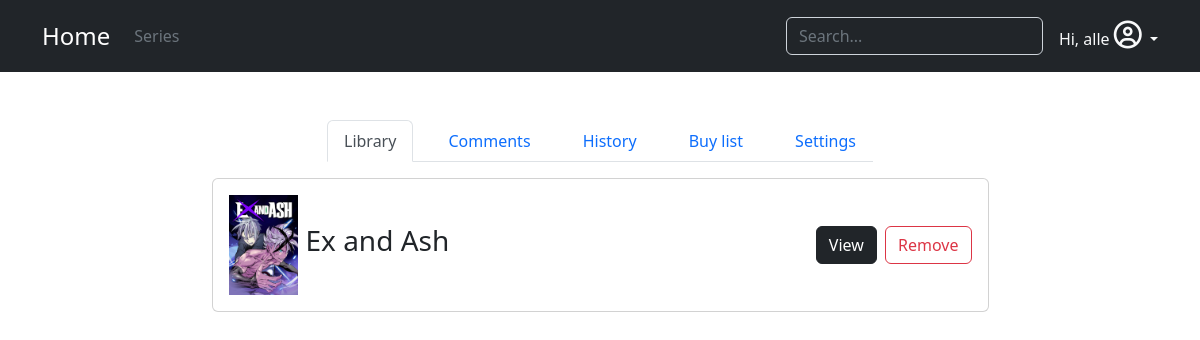
Screenshot of /users/settings/ (signed in) with the database file from the repository.
### users/models.py (models this page shows, shortened)
class User(auth_models.AbstractUser):
    coins = models.IntegerField(default=0)
    is_creator = models.BooleanField(default=False)
    email = models.EmailField(max_length=255, unique=True)
    objects = managers.UserManager()

### comics/models.py (models this page shows, shortened)
class Library(models.Model):
    user = models.ForeignKey(to=User, on_delete=models.CASCADE)
    comic = models.ForeignKey(to=Comic, on_delete=models.CASCADE)

class Comic(models.Model):
    ONGOING = 'O'
    HIATUS = 'H'
    COMPLETED = 'C'
    CANCELLED = 'D'
    STATUS = [
        (ONGOING, 'ONGOING'),
        (HIATUS, 'HIATUS'),
        (COMPLETED, 'COMPLETED'),
        (CANCELLED, 'CANCELLED'),
    ]
    title = models.CharField(unique=True, max_length=255)
    creator = models.ForeignKey(to=User, on_delete=models.CASCADE)
    genre = models.ManyToManyField(to=Genre)
    watches = models.PositiveBigIntegerField(default=0)
    follows = models.PositiveBigIntegerField(default=0)
    rating = models.FloatField(default=0)
    status = models.CharField(choices=STATUS, default=ONGOING, max_length=1)
    summary = models.TextField()
    cover = DynamicImageField()

### users/views.py (the view)
# urls.py: path('settings/', views.settings, name='settings'),
@login_required(login_url='users:login')
def settings(request: HttpRequest) -> HttpResponse:
    user = User.objects.get(pk=request.user.id)
    if request.method == 'GET':
        library = user.library_set.all()
        comments = user.comment_set.order_by('-created_on')
        history = user.readhistory_set.order_by('-date')
        buy_list = user.buylist_set.order_by('-date')
        my_comics = user.comic_set.all()
        context = {
            'lib_comics': library,
            'comments': comments,
            'history': history,
            'buy_list': buy_list,
            'my_comics': my_comics
        }
        return render(request, 'users/settings.html', context)

### comics/models.py (called while the page is built)
    def __str__(self):
        return f'{self.comic.title} - chapter-{self.chapter_num}'

### users/templates/users/settings.html (shortened to what this page needs)
{% extends 'comics/base.html' %}
{% load static %}
{% block head %}
	<link rel="stylesheet" type="text/css" href="{% static 'comics/css/status_rating.css' %}">
{% endblock %}
{% block main %}
	<div class="container d-flex flex-column align-items-center mt-5">
		<ul class="nav nav-tabs justify-content-between w-50" id="myTab" role="tablist">
			<li class="nav-item" role="presentation">
				<button class="nav-link active" id="library-tab" data-bs-toggle="tab" data-bs-target="#library-tab-pane"
				        type="button" role="tab" aria-controls="library-tab-pane" aria-selected="true">
					Library
				</button>
			</li>
			<li class="nav-item" role="presentation">
				<button class="nav-link" id="comments-tab" data-bs-toggle="tab" data-bs-target="#comments-tab-pane"
				        type="button" role="tab" aria-controls="comments-tab-pane" aria-selected="false">
					Comments
				</button>
			</li>
			<li class="nav-item" role="presentation">
				<button class="nav-link" id="history-tab" data-bs-toggle="tab" data-bs-target="#history-tab-pane"
				        type="button" role="tab" aria-controls="history-tab-pane" aria-selected="false">
					History
				</button>
			</li>
			<li class="nav-item" role="presentation">
				<button class="nav-link" id="buylist-tab" data-bs-toggle="tab" data-bs-target="#buylist-tab-pane"
				        type="button" role="tab" aria-controls="buylist-tab-pane" aria-selected="false">
					Buy list
				</button>
			</li>
			<li class="nav-item" role="presentation">
				<button class="nav-link" id="settings-tab" data-bs-toggle="tab" data-bs-target="#settings-tab-pane"
				        type="button" role="tab" aria-controls="settings-tab-pane" aria-selected="false">
					Settings
				</button>
		</ul>
		<div class="tab-content container mt-3" id="myTabContent">
			<div class="tab-pane fade show active" id="library-tab-pane" role="tabpanel" aria-labelledby="library-tab"
			     tabindex="0">
				<ul class="container w-75">
					{% for entry in lib_comics %}
						<li class="card">
							<div class="card-body d-flex flex-row justify-content-between">
								<div class="d-flex flex-row">
									<img src="/media/{{ entry.comic.cover }}" alt="{{ entry.comic.title }}" width="69"
									     height="100"/>
									<h3 class="ms-2 align-self-center">{{ entry.comic.title }}</h3>
								</div>
								<div class="align-self-center">
									<a href="{% url 'comics:comic_detail' comic_id=entry.comic_id %}"
									   class="btn btn-dark me-1">
										View
									</a>
									<button onclick="removeBookmark({{ entry.comic_id }})"
									        class="btn btn-outline-danger">Remove
									</button>
								</div>
							</div>
						</li>
					{% endfor %}
				</ul>
			</div>
		</div>
	</div>
{% endblock %}

### comics/templates/comics/components/navigation.html (shortened to what this page needs)
<header class="p-3 bg-dark text-white">
	<div class="container">
		<div class="d-flex flex-wrap align-items-center justify-content-center">
			<a href="{% url 'comics:index' %}" class="d-flex align-items-center  me-3 text-white text-decoration-none">
				<span class="fs-4">Home</span>
			</a>
			<ul class="nav col-12 col-lg-auto me-lg-auto mb-2 justify-content-center mb-md-0">
				<li><a href="{% url 'comics:comic_list' %}" class="nav-link px-2 text-secondary">Series</a></li>
			</ul>
			<form class="col-12 col-lg-auto mb-3 mb-lg-0 me-lg-3" role="search" action="{% url 'comics:comic_list' %}">
				<label>
					<input type="search" class="form-control form-control-dark text-white bg-dark"
					       placeholder="Search..."
					       name="p"/>
				</label>
			</form>
			{% if user.is_authenticated %}
				<div class="dropdown text-end">
					<a class="d-block link-light text-decoration-none dropdown-toggle" id="dropdownUser1"
					   data-bs-toggle="dropdown" aria-expanded="false">
						<span class="fs-6">Hi, {{ user.username }}</span>
						<i class="fa-regular fa-circle-user fs-3"></i>
					</a>
				</div>
			{% endif %}
		</div>
	</div>
</header>

### rows the page displays
User: username "alle"
Library: comic.cover (picture), comic "Ex and Ash"
